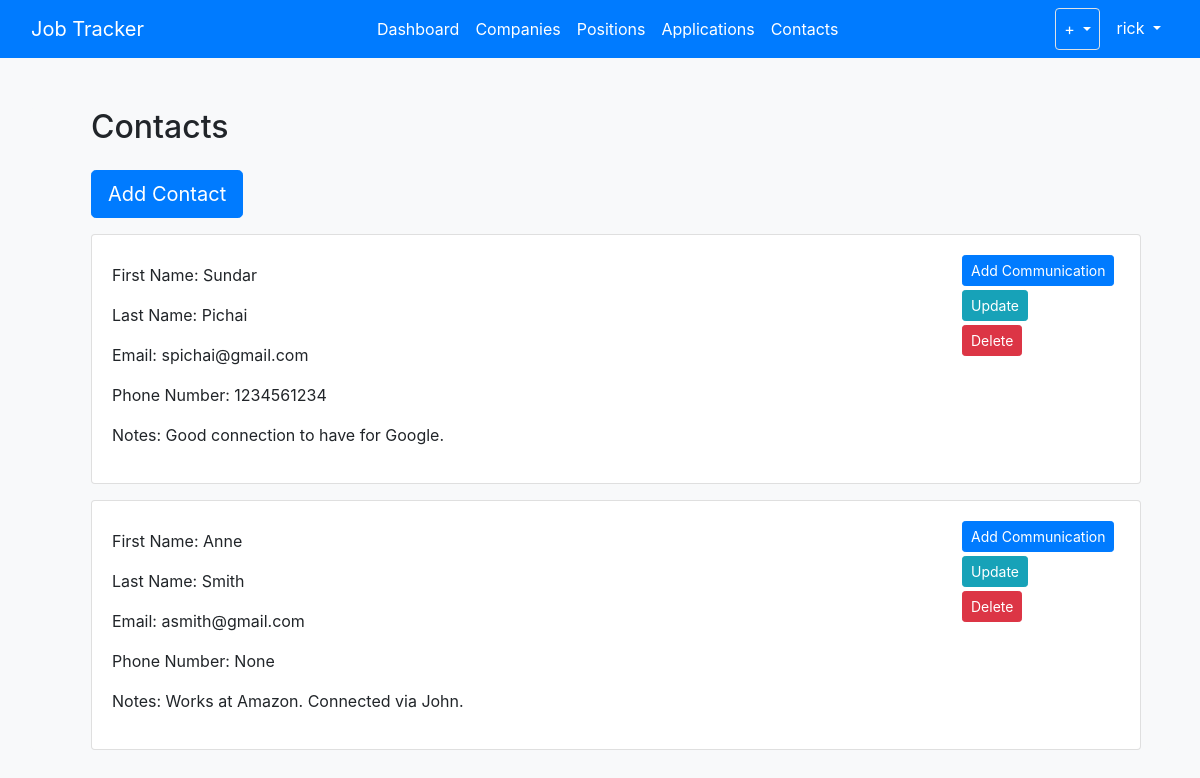
Page /contacts/ (signed in) on the committed database.
### jobs/models.py (models this page shows, shortened)
class Contact(models.Model):
	user = models.ForeignKey(
		User,
		on_delete=models.CASCADE,
		default=1
		)
	first_name = models.CharField(max_length=100)
	last_name = models.CharField(max_length=100)
	email = models.EmailField(null=True, blank=True, max_length=128)
	phone_number = models.IntegerField(null=True, blank=True)
	notes = models.TextField(null=True, blank=True)

### jobs/views.py (the view)
# urls.py: path('contacts/', ContactListView.as_view(), name='jobs-contacts'),
class ContactListView(LoginRequiredMixin, ListView):
    model = Contact
    template_name = 'jobs/contacts.html'
    context_object_name = 'contacts'

### jobs/templates/jobs/contacts.html (shortened to what this page needs)
{% extends "jobs/base.html" %}
{% block content %}
<div class="container h-100 mt-5">
    <div class="container ml-3">
        <div class="row mt-3">
            <div class="col-md-auto">
                <h2>Contacts</h2>
            </div>
        </div>
        <div class="row mt-3">
            <div class="col-md-auto">
                <button type="button" class="btn btn-primary btn-lg" onclick="location.href='/contacts/new'">Add Contact</button>
            </div>
        </div>
    </div>
    <div class="container positions mt-3 ml-3 mb-5">
        {% for contact in contacts %}
        <div class="card mb-3">
            <div class="card-body">
                <div class="row">
                    <div class="col-md-10">
                        <p>First Name: {{ contact.first_name }}</p>
                        <p>Last Name: {{ contact.last_name }}</p>
                        <p>Email: {{ contact.email }}</p>
                        <p>Phone Number: {{ contact.phone_number }}</p>
                        <p>Notes: {{ contact.notes }}</p>
                    </div>
                    <div class="col-md-2 align-content-stretch">
                        <div class="row mb-1">
                            <a class="btn btn-sm btn-primary" href="{% url 'jobs-new-communication' %}?contact={{ contact.id }}">Add Communication</a>
                        </div>
                        <div class="row mb-1">
                            <a class="btn btn-sm btn-info" href="{% url 'jobs-update-contact' contact.id %}"> Update</a>
                        </div>
                        <div class="row mb-1">
                            <a class="btn btn-sm btn-danger" href="{% url 'jobs-delete-contact' contact.id %}"> Delete</a>
                        </div>
                    </div>
                </div>
            </div>
        </div>
        {% endfor %}
    </div>
</div>
{% endblock content %}

### jobs/templates/jobs/base.html (shortened to what this page needs)
{% load static %}
<!DOCTYPE html>
<html>
<head>
    <link rel="stylesheet" href="https://cdn.jsdelivr.net/npm/bootstrap@4.5.3/dist/css/bootstrap.min.css">
    <link rel="stylesheet" type="text/css" href="{% static 'jobs/style.css' %}">
</head>
<body class="h-100 bg-light">
	<nav class="navbar navbar-expand-lg navbar-dark bg-primary fixed-top">
		<div class="container-fluid">
			<a class="navbar-brand" href="/">Job Tracker</a>
			<div class="collapse navbar-collapse" id="expandMenu">
				<ul class="navbar-nav mr-auto">
					{% if request.user.is_authenticated %}
					<li class="nav-item">
						<a class="nav-link active" aria-current="page" href="/">Dashboard</a>
					</li>
					<li class="nav-item">
						<a class="nav-link active" href="{% url 'jobs-companies' %}">Companies</a>
					</li>
					<li class="nav-item">
						<a class="nav-link active" href="{% url 'jobs-list-positions' %}">Positions</a>
					</li>
					<li class="nav-item">
						<a class="nav-link active" href="{% url 'jobs-list-applications' %}">Applications</a>
					</li>
					<li class="nav-item">
						<a class="nav-link active" href="/contacts">Contacts</a>
					</li>
					{% endif %}
				</ul>
				<ul class="navbar-nav">
					{% if request.user.is_authenticated %}
					<li class="dropdown border rounded">
						<a class="nav-link active dropdown-toggle" href="#" id="navbarDropdownMenuLink" role="button" data-bs-toggle="dropdown" aria-expanded="false"> + </a>
					</li>
					<li class="dropdown ml-2">
						<a class="nav-link active dropdown-toggle" href="#" id="navbarDropdownMenuLink" role="button" data-bs-toggle="dropdown" aria-expanded="false"> {{ request.user.username }} </a>
					</li>
					{% endif %}
				</ul>
			</div>
		</div>
	</nav>
	<div class="container bg-light rounded">
		{% block content %}{% endblock %}
	</div>
</body>
</html>

### jobs/static/jobs/style.css (style rules this page uses)
body { padding-top: 60px; }

### rows in the picture
Contact: first_name "Sundar", last_name "Pichai", email "spichai@gmail.com", phone_number "1234561234", notes "Good connection to have for Google."
Contact: first_name "Anne", last_name "Smith", email "asmith@gmail.com", phone_number "None", notes "Works at Amazon. Connected via John."

### other values in the picture
{{ request.user.username }} "rick"
